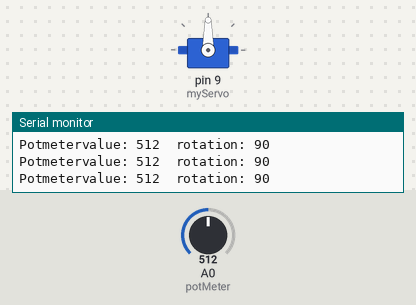
Bench run of a sketch on a simulated Arduino Uno, built with avr-gcc and run on an emulated ATmega328P. On the bench: servo, the last lines printed to the serial monitor. The inputs (shaded band) are chosen by the test bench; at power-on: A0 (potMeter) = 512.

Above: at 1.2 s.
1.3 s: A0 (potMeter) set to 716
At 2.3 s:
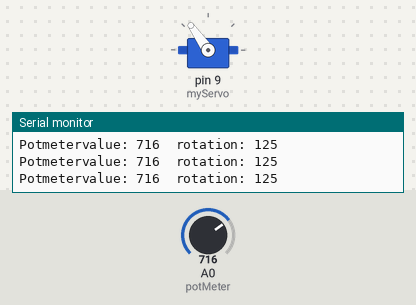
2.8 s: A0 (potMeter) set to 900
At 3.9 s:
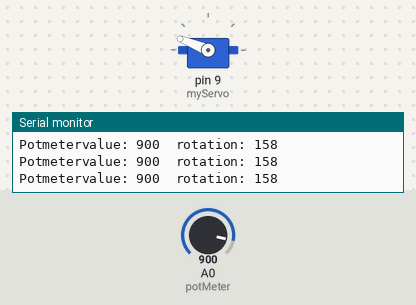
4.3 s: A0 (potMeter) set to 1023
At 5.5 s:
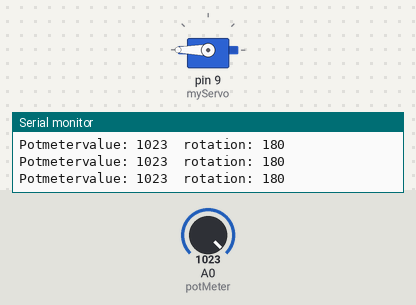
5.8 s: A0 (potMeter) set to 987
At 7.0 s:
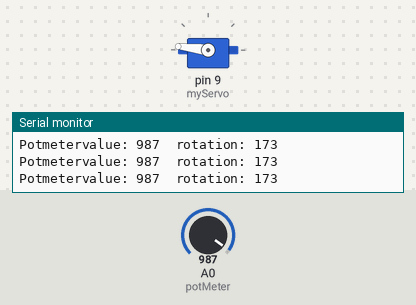
7.3 s: A0 (potMeter) set to 578
At 8.5 s:
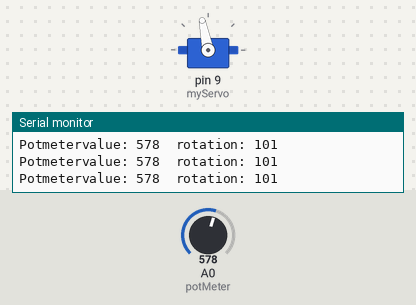
8.8 s: A0 (potMeter) set to 555
At 10.2 s:
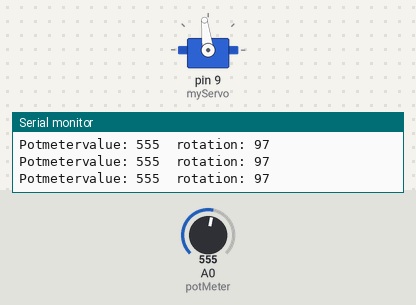
Timing chart, 0 to 11.8 s (numbered marks = the images above; inputs shaded):
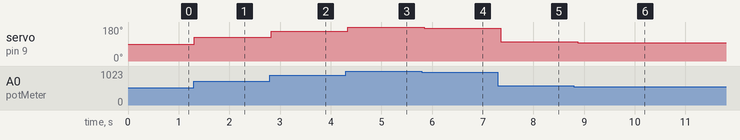

The sketch:

servo_tutorial.ino
```cpp
#include <Servo.h>          //library for controlling a servo
const  byte potMeter=A0;     //potentiometer attached to analog port A3
int potMeterValue=0;
byte  rotation=0;
Servo myServo;              //name your servo

void setup()  {
  myServo.attach(9);        //servo attached to digital port 2
  pinMode(potMeter,INPUT);  //potentiometer is an input=>it sends information to the computer
  Serial.begin(9600);       //start serial communication at 9600 baud
}

void loop() {
  potMeterValue=analogRead(potMeter);
  rotation=map(potMeterValue,0,1023,0,180);
  myServo.write(rotation);
  delay(100);              //you can delete the delay, but on the serial  monitor  there will be too much information
  Serial.print("Potmetervalue: ");
  Serial.print(potMeterValue);
  Serial.print("\  ");
  Serial.print("rotation: ");
  Serial.println(rotation);
  Serial.println();
}
```

Measured:
- after the input at 1.3 s, servo on pin 9 (myServo): 90° → 125° at once
- after the input at 2.8 s, servo on pin 9 (myServo): 125° → 158° at once
- after the input at 4.3 s, servo on pin 9 (myServo): 158° → 180° at once
- after the input at 5.8 s, servo on pin 9 (myServo): 180° → 173° after 0.05 s
- after the input at 7.3 s, servo on pin 9 (myServo): 173° → 101° after 0.06 s
- after the input at 8.8 s, servo on pin 9 (myServo): 101° → 97° after 0.07 s
